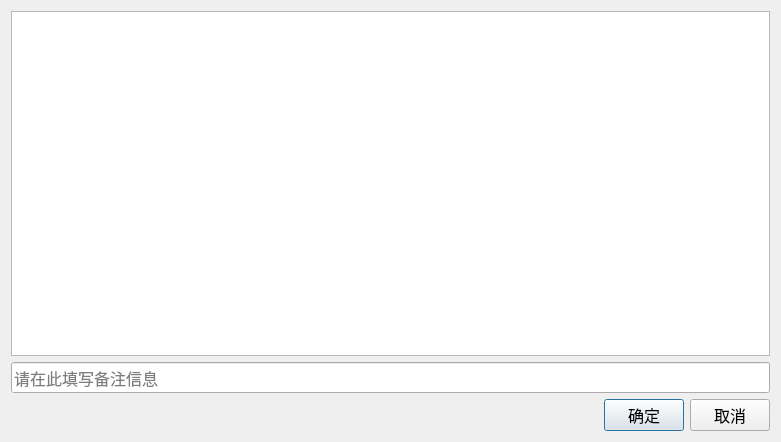
<?xml version="1.0" encoding="UTF-8"?>
<ui version="4.0">
 <class>ShipmentDialog</class>
 <widget class="QDialog" name="ShipmentDialog">
  <property name="geometry">
   <rect>
    <x>0</x>
    <y>0</y>
    <width>781</width>
    <height>442</height>
   </rect>
  </property>
  <property name="windowTitle">
   <string>出货单</string>
  </property>
  <property name="windowIcon">
   <iconset resource="resource.qrc">
    <normaloff>:/images/shipment.png</normaloff>:/images/shipment.png</iconset>
  </property>
  <layout class="QGridLayout" name="gridLayout">
   <item row="0" column="0">
    <widget class="QTableView" name="table"/>
   </item>
   <item row="2" column="0">
    <layout class="QHBoxLayout" name="horizontalLayout">
     <item>
      <spacer name="horizontalSpacer">
       <property name="orientation">
        <enum>Qt::Horizontal</enum>
       </property>
       <property name="sizeHint" stdset="0">
        <size>
         <width>40</width>
         <height>20</height>
        </size>
       </property>
      </spacer>
     </item>
     <item>
      <widget class="QPushButton" name="btnOk">
       <property name="font">
        <font>
         <family>微软雅黑</family>
         <pointsize>12</pointsize>
        </font>
       </property>
       <property name="text">
        <string>确定</string>
       </property>
      </widget>
     </item>
     <item>
      <widget class="QPushButton" name="btnCancel">
       <property name="font">
        <font>
         <family>微软雅黑</family>
         <pointsize>12</pointsize>
        </font>
       </property>
       <property name="text">
        <string>取消</string>
       </property>
      </widget>
     </item>
    </layout>
   </item>
   <item row="1" column="0">
    <widget class="QLineEdit" name="editRemark">
     <property name="sizePolicy">
      <sizepolicy hsizetype="Expanding" vsizetype="Fixed">
       <horstretch>0</horstretch>
       <verstretch>0</verstretch>
      </sizepolicy>
     </property>
     <property name="minimumSize">
      <size>
       <width>0</width>
       <height>0</height>
      </size>
     </property>
     <property name="font">
      <font>
       <family>微软雅黑</family>
       <pointsize>12</pointsize>
      </font>
     </property>
     <property name="text">
      <string/>
     </property>
     <property name="maxLength">
      <number>20</number>
     </property>
     <property name="placeholderText">
      <string>请在此填写备注信息</string>
     </property>
    </widget>
   </item>
  </layout>
 </widget>
 <resources>
  <include location="resource.qrc"/>
 </resources>
 <connections/>
</ui>
